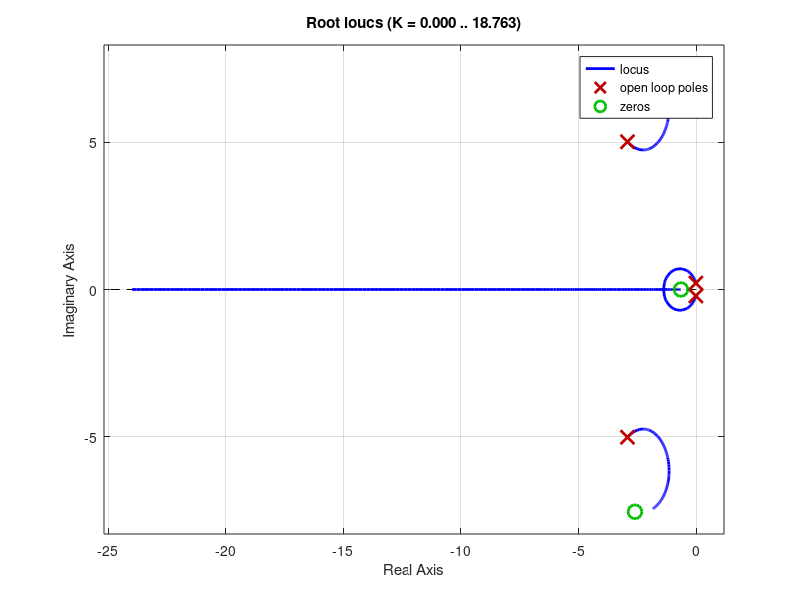

Reproduce this figure in MATLAB. (Note: this script raises an error after producing the figure.)
clc
clear all
close all

A = [   -0.018223   -0.088571   -9.78   0;
        -0.003038   -1.2563     0       1;
        0           0           0       1;
        0.0617      -28.078     0       -4.5937];

B = [   0           1.1962;
        0           -0.0012;
        0           0;
        7.84        -4.05];

C = [   1           0           0       0;
        0           57.296      0       0;
        0           0           57.296  0;
        0           0           0       57.296;
        0           -57.296     57.296  0];

D = [   0           0;
        0           0;
        0           0;
        0           0;
        0           0];

states = {'v' 'alpha' 'teta' 'q'};
inputs = {'deltaC' 'aprop'};
outputs = {'v' 'alpha', 'teta', 'q', 'gamma'};

sys = ss(A,B,C,D,'statename',states,...
'inputname',inputs,...
'outputname',outputs);

G = tf([33.7002], [1 5.8402 33.702])
G2 = tf([0.0472], [ 1 0.0282 0.0472])
x = tf(sys)
% step(sys)
% grid minor
% figure()
% subplot(3,2,1)
% bode(x(1,1))
% grid minor
% 
% subplot(3,2,2)
% bode(x(2,1))
% grid minor
% 
% subplot(3,2,3)
% bode(x(3,1))
% grid minor
% 
% subplot(3,2,4)
% bode(x(4,1))
% grid minor
% 
% subplot(3,2,5)
% bode(x(5,1))
% grid minor


%% Dessin du lieu des racine
x(1,2)
[num, den] = tfdata(x(1,2))
num = num{1};
den = den{1};
 

[zeros, poles, K] = tf2zp(num, den)
rlocus(x(1,2))

% Ràgle 5
phi = (sum(real(poles)) - sum(real(zeros)))

%règle 6

%% Règle 7
A = zeros(1)
B = poles(1)
C = poles(3)
D = zeros(3)
E = poles(4)
F = poles(2)
G = zeros(2)

calc_angle_racine
